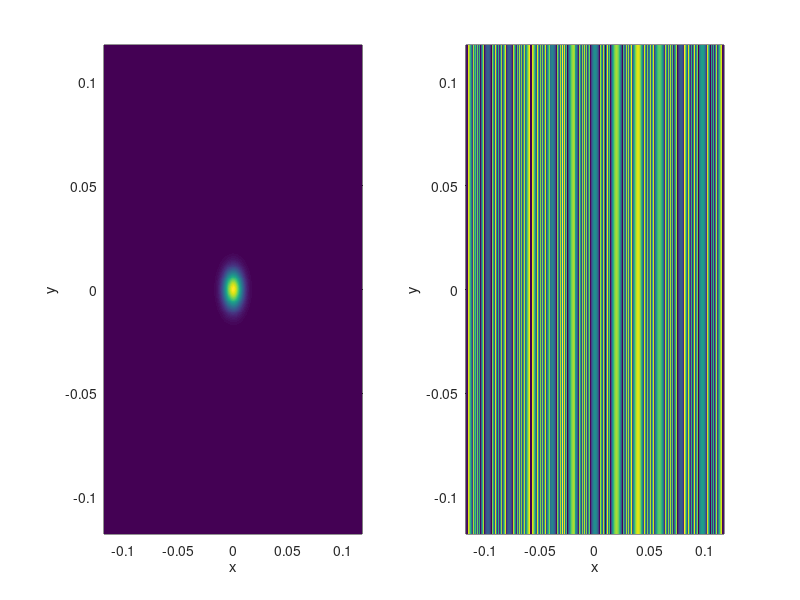
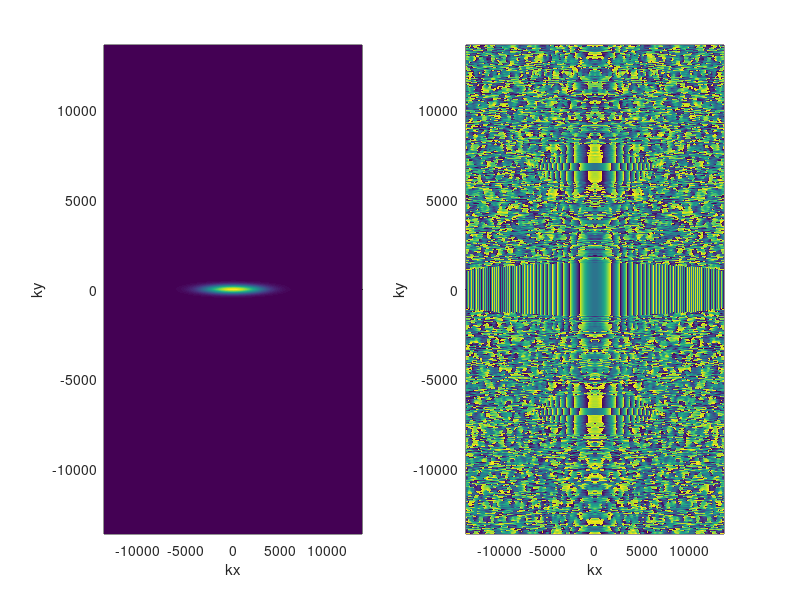
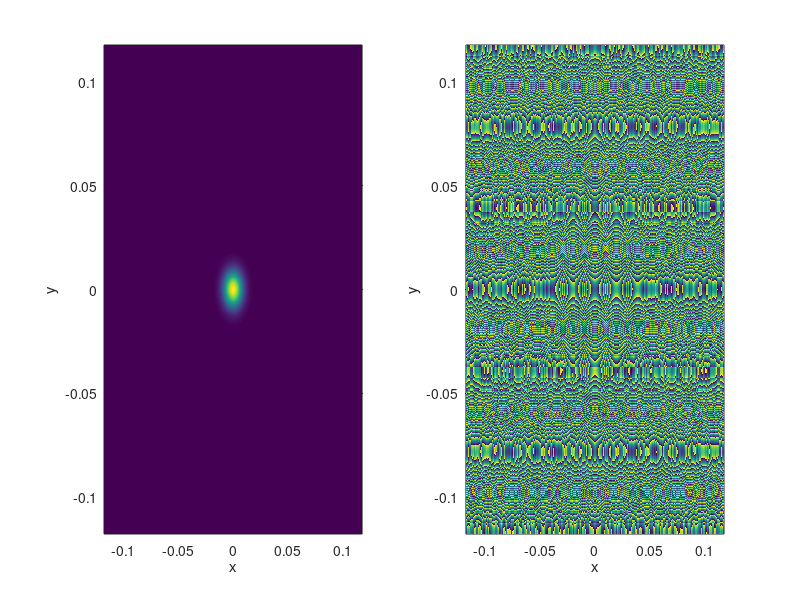
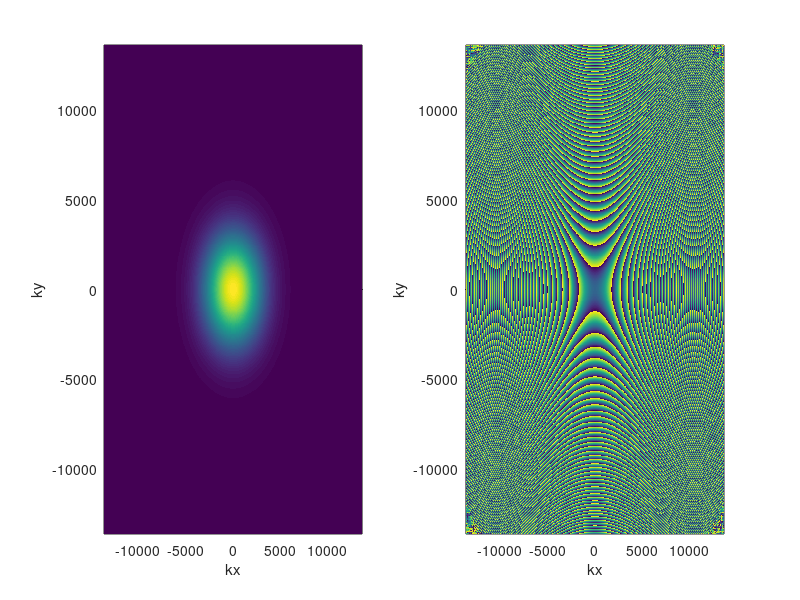

MATLAB code to generate these figures, in order: (Note: this script raises an error after producing the figures.)
function aol_psfs()
    adjustment1 = 5e2;
    adjustment2 = 1e0;
    number_of_samples = 2.^10 - 1; % computational speed vs accuracy
    k = 2*pi/920e-9;
    z_list = linspace(-20,20,99)*1e-6;
    z_plane_no = round(size(z_list,2)/2); % which z plane is plotted for the xy psf 
    do_plot = struct('input', 1, 'focal_plane', 1, 'angular_spec', 1);
    
    aol4_psfs(k, number_of_samples, adjustment1, adjustment2, z_list, z_plane_no, do_plot);
    %aol6_psfs(k, number_of_samples, adjustment1, adjustment2, z_list, z_plane_no, do_plot);
end

function aol4_psfs(k, number_of_samples, adjustment1, adjustment2, z_list, z_plane_no, do_plot)
    waves = struct();
    waves.x1 = [0, -1, 0, 0, 0];
    waves.y1 = [0, 1, 0, 0, 0];    
    waves.x2 = [0, -1, 0, 0, 0];
    waves.y2 = [0, 1, 0, 0, 0];    
    waves.focus = 0;
    waves.spherical = 0;
    time = 0e-6;
    
    [sampled_wave_2d, space_width] = get_sampled_wavefunction4(waves, time, adjustment1, number_of_samples, k, do_plot.input, do_plot.angular_spec);  
    calculate_and_plot(sampled_wave_2d, space_width, number_of_samples, k, adjustment2, z_list, z_plane_no, do_plot);
end

function aol6_psfs(k, number_of_samples, adjustment1, adjustment2, z_list, z_plane_no, do_plot)
    waves = cell(6,1);
    scaling = 0.5e6;
    waves{1} = @(t) t.^2 * scaling;
    waves{2} = @(t) t.^2 * scaling;    
    waves{3} = @(t) t.^2 * scaling;
    waves{4} = @(t) t.^2 * scaling;    
    waves{5} = @(t) t.^2 * scaling;    
    waves{6} = @(t) t.^2 * scaling;    
    time = 0e-6;

    [sampled_wave_2d, space_width] = get_sampled_wavefunction6(waves, time, adjustment1, number_of_samples, k, do_plot.input, do_plot.angular_spec);  
    calculate_and_plot(sampled_wave_2d, space_width, number_of_samples, k, adjustment2, z_list, z_plane_no, do_plot);
end

function calculate_and_plot(sampled_wave_2d, space_width, number_of_samples, k, adjustment2, z_list, z_plane_no, do_plot)
    [x, y, focal_plane_wave_2d, space_width] = get_focal_plane_wavefunction(sampled_wave_2d, adjustment2, space_width, number_of_samples, k, do_plot.focal_plane);
    propagated_wave_2d = propagate_wave(focal_plane_wave_2d, z_list, space_width, k, number_of_samples, do_plot.angular_spec);
    xy_xz_plot_psf(propagated_wave_2d, x, y, z_list, z_plane_no);
end

function plot_wavefunction_2d(wave_function_2d, x, y, labels)
    figure()
    subplot(1,2,1)
    hh = pcolor(x,y,abs(wave_function_2d));
    xlabel(labels{1})
    ylabel(labels{2})
    set(hh,'EdgeColor','none')
    %axis equal
    subplot(1,2,2)
    hh = pcolor(x,y,angle(wave_function_2d));
    xlabel(labels{1})
    ylabel(labels{2})
    set(hh,'EdgeColor','none')
    %axis equal
end

function [sampled_wave, space_width] = get_sampled_wavefunction4(waves, t, adjustment1, number_of_samples, k, plot_input, plot_angular_spectrum)     
    space_width = pi * number_of_samples / k * adjustment1;
    samples = linspace(-1/2, 1/2, number_of_samples) * space_width;
    [x, y] = meshgrid(samples);
    
    % take aperture to be 12mm because of scaling by relay
    scale_factors = 2*pi ./ (6e-3).^(1:5) / k;
    phase_x1 = k * (waves.x1 .* scale_factors);
    phase_y1 = k * (waves.y1 .* scale_factors);
    phase_x2 = k * (waves.x2 .* scale_factors);
    phase_y2 = k * (waves.y2 .* scale_factors);   
 
    V = 613;
    labels = {'x', 'y'};
    sampled_wave = exp(-(x.^2 + y.^2)/2/(6e-3).^2)... 
     .* exp(1i * (phase_x1(1) .* (x-V*t) + phase_x1(2) .* (x-V*t).^2 + phase_x1(3) .* (x-V*t).^3 + phase_x1(4) .* (x-V*t).^4));
    if plot_input
        plot_wavefunction_2d(sampled_wave, x, y, labels)
    end
    sampled_wave = propagate_wave(sampled_wave, 0.05, space_width, k, number_of_samples, plot_angular_spectrum)...
     .* exp(1i * (phase_y1(1) .* (y-V*t) + phase_y1(2) .* (y-V*t).^2 + phase_y1(3) .* (y-V*t).^3 + phase_y1(4) .* (y-V*t).^4)); 
    if plot_input
        plot_wavefunction_2d(sampled_wave, x, y, labels)
    end
    sampled_wave = propagate_wave(sampled_wave, 0.05, space_width, k, number_of_samples, plot_angular_spectrum)...
     .* exp(1i * (phase_x2(1) .* (-x-V*t) + phase_x2(2) .* (-x-V*t).^2 + phase_x2(3) .* (-x-V*t).^3 + phase_x2(4) .* (-x-V*t).^4));
    if plot_input
        plot_wavefunction_2d(sampled_wave, x, y, labels)
    end
    sampled_wave = propagate_wave(sampled_wave, 0.05, space_width, k, number_of_samples, plot_angular_spectrum)...
     .* exp(1i * (phase_y2(1) .* (-y-V*t) + phase_y2(2) .* (-y-V*t).^2 + phase_y2(3) .* (-y-V*t).^3 + phase_y2(4) .* (-y-V*t).^4)); 
    if plot_input
        plot_wavefunction_2d(sampled_wave, x, y, labels)
    end
    sampled_wave = sampled_wave .* exp(1i * (x.^2 + y.^2) * waves.focus * 2*pi ./ (6e-3).^2 ./ 2)...  
     .* exp(1i * (x.^2 + y.^2).^2 * waves.spherical * 2*pi ./ (6e-3).^4 ./ 4); 
    if plot_input
        plot_wavefunction_2d(sampled_wave, x, y, labels)
    end
end

function [sampled_wave, space_width] = get_sampled_wavefunction6(waves, t, adjustment1, number_of_samples, k, plot_input, plot_angular_spectrum)     
    space_width = pi * number_of_samples / k * adjustment1;
    samples = linspace(-1/2, 1/2, number_of_samples) * space_width;
    [x, y] = meshgrid(samples);
    
    V = 613;
    labels = {'x', 'y'};
    angles = linspace(0,5*pi/3,6);
    wave_func = waves{1};
    sampled_wave = exp(-(x.^2 + y.^2)/2/(6e-3).^2) ...
        .* exp(1i * 2 * pi * wave_func(t - (cos(angles(1)) .* x + sin(angles(1)) .* y))/V); 
    if plot_input
        plot_wavefunction_2d(sampled_wave, x, y, labels)
    end
    for n = 2:6
        wave_func = waves{n};
        sampled_wave = propagate_wave(sampled_wave, 0.05, space_width, k, number_of_samples, plot_angular_spectrum)...
         .* exp(1i * 2 * pi * wave_func(t - (cos(angles(n)) .* x + sin(angles(n)) .* y))/V); 
        if plot_input
            plot_wavefunction_2d(sampled_wave, x, y, labels)
        end
    end
end

function propagated_wave = propagate_wave(wave_2d, distance, space_width, k, number_of_samples, plot_angular_spectrum)
    count = [0:floor((number_of_samples - 1)/2) floor(-(number_of_samples - 1)/2):-1];
    [k_x, k_y] = meshgrid(count * 2 * pi / space_width);
    ft_wave_2d = fft2(ifftshift(wave_2d)); % recentre wave with fftshift
       
    %display(max(k_x(:))/k);
    %display((k_y(2)-k_y(1))/k)
    k_z = sqrt(k.^2 - k_x.^2 - k_y.^2);
    mask = ~(abs(imag(k_z)) > 0);
    
    if numel(distance) == 1
        propagated_wave = fftshift(ifft2((ft_wave_2d .* exp(1i * mask .* k_z .* distance) .* mask))); % shift back 
    else
        propagated_wave = zeros([size(k_z), numel(distance)]);
        for n = 1:numel(distance)
            propagated_wave(:,:,n) = fftshift(ifft2((ft_wave_2d .* exp(1i * mask .* k_z .* distance(n)) .* mask))); % shift back 
        end
    end
    
    if plot_angular_spectrum
        plot_wavefunction_2d(fftshift(ft_wave_2d), fftshift(k_x), fftshift(k_y), {'kx', 'ky'})
    end
end

function [u, v, focal_plane_wave_2d, space_width] = get_focal_plane_wavefunction(sampled_wave_2d, adjustment2, space_width, number_of_samples, k, plot_focal_plane)
    focal_plane_wave_2d = fftshift(fft2(ifftshift(sampled_wave_2d))); % transform to focal plane
    integer_list = floor(-number_of_samples/2+0.5):floor(number_of_samples/2-0.5);
    [u, v] = meshgrid(integer_list * 2 * pi / space_width / k * 8e-3); % new positions in the focal plane   
    space_width = (max(u(:)) - min(u(:))) * adjustment2;
    if plot_focal_plane
        plot_wavefunction_2d(focal_plane_wave_2d, u, v, {'x_focus', 'y_focus'})
    end
end

function xy_xz_plot_psf(propagated_wave_2d, x, y, z_list,z_plane_no)
    figure(); 
    subplot(1,2,1)
    h = pcolor(x, y, abs(propagated_wave_2d(:,:,z_plane_no)));
    set(h,'EdgeColor','none')
    axis equal

    subplot(1,2,2)
    [zz, xx] = meshgrid(z_list, x(500,:));
    h = pcolor(xx, zz, abs(squeeze(propagated_wave_2d(:,round(size(x,2)/2),:))));
    set(h,'EdgeColor','none')
%    axis equal
end
